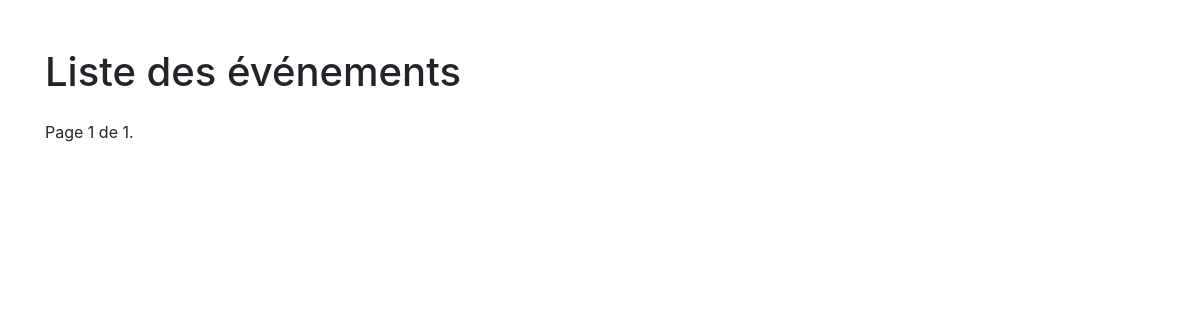
The page /benvoplanify/ on the database as committed earlier.
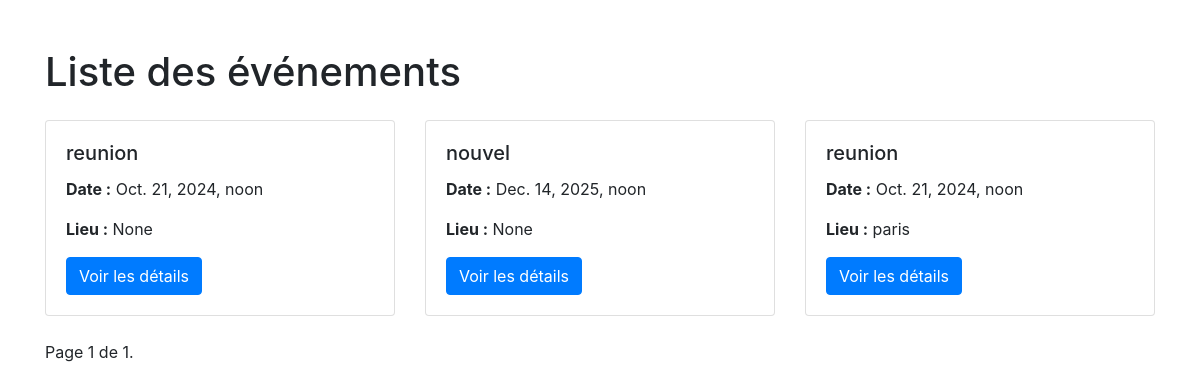
The same page on the database as committed later.
### benvoplanify/models.py (models this page shows, shortened)
class Event(models.Model):
    title       = models.CharField(max_length=100)
    description = models.TextField(blank=True, null=True)
    start_time  = models.DateTimeField()
    end_time    = models.DateTimeField()
    user        = user = models.ForeignKey(settings.AUTH_USER_MODEL, on_delete=models.CASCADE)
    location    = models.CharField(max_length=255,blank=True, null=True)

### benvoplanify/views.py (the view)
# urls.py: path('', views.event_list, name='event_list'),
def event_list(request):
    events = Event.objects.all()
    paginator = Paginator(events, 6)
    page_number = request.GET.get('page')
    page_obj = paginator.get_page(page_number)
    return render(request, 'benvoplanify/event_list.html', {'page_obj': page_obj})

### benvoplanify/templates/benvoplanify/event_list.html (shortened to what this page needs)
<!DOCTYPE html>
<html lang="fr">
<head>
    <link href="https://stackpath.bootstrapcdn.com/bootstrap/4.5.0/css/bootstrap.min.css" rel="stylesheet">
</head>
<body>
    <div class="container mt-5">
        <h1 class="mb-4">Liste des événements</h1>
        <div class="row">
            {% for event in page_obj %}
                <div class="col-md-4 mb-4">
                    <div class="card">
                        <div class="card-body">
                            <h5 class="card-title">{{ event.title }}</h5>
                            <p class="card-text"><strong>Date :</strong> {{ event.start_time }}</p>
                            <p class="card-text"><strong>Lieu :</strong> {{ event.location }}</p>
                            <a href="{% url 'event_detail' event.id %}" class="btn btn-primary">Voir les détails</a>
                        </div>
                    </div>
                </div>
            {% endfor %}
        </div>
        <div class="pagination">
            <span class="step-links">
                <span class="current">
                    Page {{ page_obj.number }} de {{ page_obj.paginator.num_pages }}.
                </span>
            </span>
        </div>
    </div>
</body>
</html>

Rows that differ between the two databases and show on the page:
added Event: title "reunion", start_time "Oct. 21, 2024, noon", location "None"
added Event: title "nouvel", start_time "Dec. 14, 2025, noon", location "None"
added Event: title "reunion", start_time "Oct. 21, 2024, noon", location "paris"
